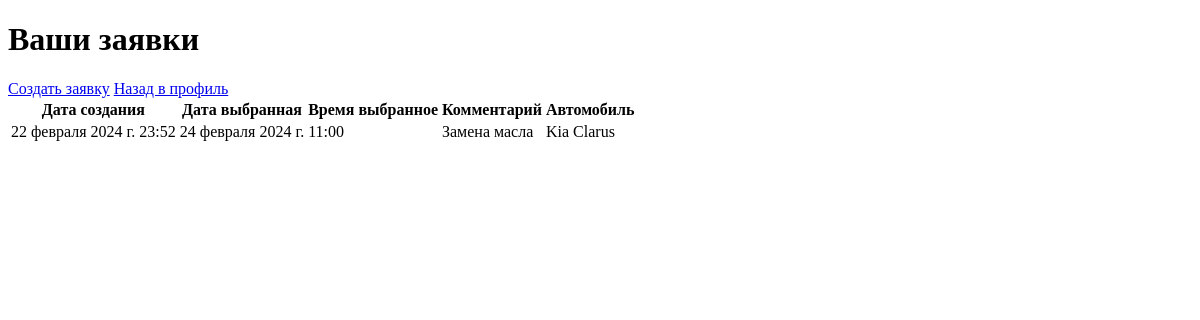
The app's page /profile/appeals/ (signed in), older data.
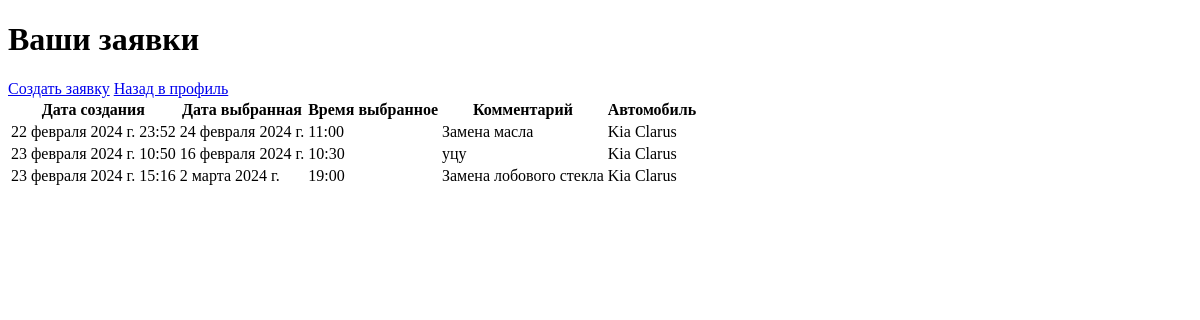
The same page, newer data.
### OrdersApp/models.py (models this page shows, shortened)
class Appeal(models.Model):
    created_at = models.DateTimeField("Дата создания заявки", auto_now_add=True)
    chosen_date = models.DateField("Дата выбранная пользователем")
    chosen_time = models.TimeField("Время выбранное пользователем")
    comment = models.TextField("Комментарий клиента", blank=True)
    car = models.ForeignKey(Car, on_delete=models.CASCADE, verbose_name="Идентификатор авто")
    manager = models.ForeignKey(Manager, on_delete=models.CASCADE, verbose_name="Идентификатор менеджера",
                                blank=True, null=True)
    is_processed = models.BooleanField(default=False)
    class Meta:
        verbose_name = "Заявка"
        verbose_name_plural = "Заявки"

### CarApp/models.py (models this page shows, shortened)
class Car(models.Model):
    client = models.ForeignKey(CustomUser, on_delete=models.CASCADE)
    sts = models.CharField("СТС", max_length=100)
    brand = models.CharField("Марка", max_length=100)
    model = models.CharField("Модель", max_length=100)
    body_type = models.CharField("Тип кузова", max_length=100)
    license_plate = models.CharField("Государственный номер", max_length=20)
    color = models.CharField("Цвет", max_length=50)
    vin_number = models.CharField("VIN номер", max_length=100)
    year_of_manufacture = models.PositiveSmallIntegerField("Год выпуска")

### OrdersApp/views.py (the view)
# urls.py: path('appeals/', views.appeals_view, name='appeals_view'),
@login_required
def appeals_view(request):
    client_appeals = Appeal.objects.filter(car_id__client=request.user)
    return render(request, 'appeals_view.html', {'appeals': client_appeals})

### OrdersApp/templates/appeals_view.html (shortened to what this page needs)
<!DOCTYPE html>
<html lang="en">
<head>
</head>
<body>
    <h1>Ваши заявки</h1>
    <a href="{% url 'create_appeal' %}">Создать заявку</a>
        <a href="{% url 'welcome_page' %}">Назад в профиль</a>
    <table>
        <thead>
            <tr>
                <th>Дата создания</th>
                <th>Дата выбранная</th>
                <th>Время выбранное</th>
                <th>Комментарий</th>
                <th>Автомобиль</th>
            </tr>
        </thead>
        <tbody>
            {% for appeal in appeals %}
            <tr>
                <td>{{ appeal.created_at }}</td>
                <td>{{ appeal.chosen_date }}</td>
                <td>{{ appeal.chosen_time }}</td>
                <td>{{ appeal.comment }}</td>
                <td>{{ appeal.car.brand }} {{ appeal.car.model }}</td>
            </tr>
            {% endfor %}
        </tbody>
    </table>
</body>
</html>

Row changes from the older to the newer data that the page shows:
added Appeal: created_at "23 февраля 2024 г. 10:50", chosen_date "16 февраля 2024 г.", chosen_time "10:30", comment "уцу", car.brand "Kia", car.model "Clarus"
added Appeal: created_at "23 февраля 2024 г. 15:16", chosen_date "2 марта 2024 г.", chosen_time "19:00", comment "Замена лобового стекла", car.brand "Kia", car.model "Clarus"
